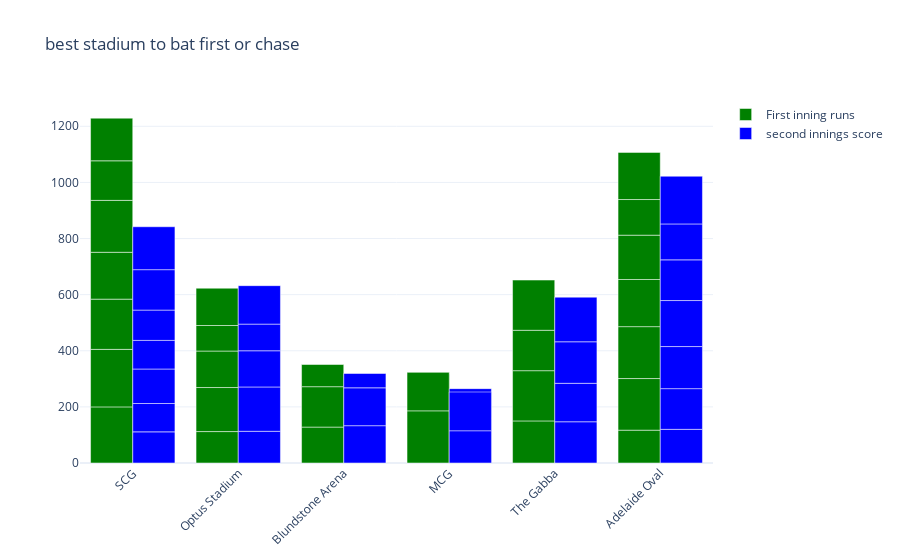

The notebook cell saved with this chart:
### Markdown cell above
Sam Curran was the only best bowler in 3 matches. Undoubtedly, he deserved to be the player of the tournament.

### Code cell
#Now let’s compare the runs scored in the first innings and second innings in 
#every stadium of the t20 world cup 2022:
fig=go.Figure()
fig.add_trace(go.Bar(
    x=df['venue'],
    y=df['first innings score'],
    name='First inning runs',
    marker_color='green'

))
fig.add_trace(go.Bar(
    x=df['venue'],
    y=df['second innings score'],
    name='second innings score',
    marker_color='blue'
))
fig.update_layout(barmode='group',
                 xaxis_tickangle=-45,
                 title='best stadium to bat first or chase')
fig.show()

### Figure 1 — Plotly figure (JSON) as saved in the notebook; plotly's stock layout.template omitted (floating-point values rounded to 4 significant figures)
{"data": [{"marker": {"color": "green"}, "name": "First inning runs", "type": "bar", "x": ["SCG", "Optus Stadium", "Blundstone Arena", "MCG", "Blundstone Arena", "Blundstone Arena", "Optus Stadium", "MCG", "MCG", "SCG", "SCG", "Optus Stadium", "MCG", "MCG", "SCG", "The Gabba", "Optus Stadium", "Optus Stadium", "The Gabba", "The Gabba", "The Gabba", "Adelaide Oval", "Adelaide Oval", "SCG", "Adelaide Oval", "Adelaide Oval", "SCG", "Adelaide Oval", "Adelaide Oval", "MCG", "SCG", "Adelaide Oval", "MCG"], "y": [200, 112, 128, 159, 144, 79, 157, 157, null, 205, 179, 130, null, null, 167, 150, 91, 133, 179, 144, 179, 117, 184, 185, 185, 168, 141, 158, 127, 186, 152, 168, 137]}, {"marker": {"color": "blue"}, "name": "second innings score", "type": "bar", "x": ["SCG", "Optus Stadium", "Blundstone Arena", "MCG", "Blundstone Arena", "Blundstone Arena", "Optus Stadium", "MCG", "MCG", "SCG", "SCG", "Optus Stadium", "MCG", "MCG", "SCG", "The Gabba", "Optus Stadium", "Optus Stadium", "The Gabba", "The Gabba", "The Gabba", "Adelaide Oval", "Adelaide Oval", "SCG", "Adelaide Oval", "Adelaide Oval", "SCG", "Adelaide Oval", "Adelaide Oval", "MCG", "SCG", "Adelaide Oval", "MCG"], "y": [111, 113, 133, 160, 135, 51, 158, 105, null, 101, 123, 129, null, null, 102, 147, 95, 137, 137, 148, 159, 120, 145, 108, 150, 164, 144, 145, 128, 115, 153, 170, 138]}], "layout": {"barmode": "group", "title": {"text": "best stadium to bat first or chase"}, "xaxis": {"tickangle": -45}}}
